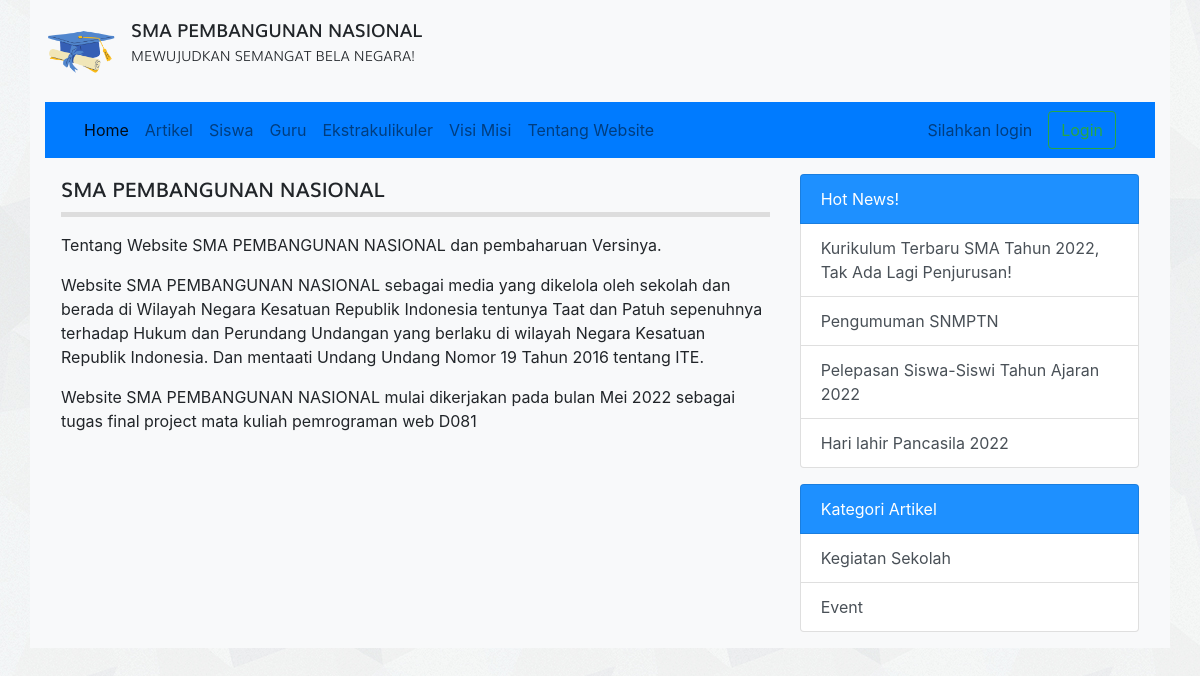
Screenshot of /tentang_website.php with the database file from the repository.
### tables this page shows
CREATE TABLE `tbl_tentang_website` (
  `id` int(11) NOT NULL,
  `tentang_website` text DEFAULT NULL
);

CREATE TABLE `tbl_artikel` (
  `id` int(11) NOT NULL,
  `judul` varchar(255) DEFAULT NULL,
  `isi` text DEFAULT NULL,
  `tanggal` date DEFAULT NULL,
  `foto` varchar(100) DEFAULT NULL,
  `id_kategori` int(11) DEFAULT NULL
);

CREATE TABLE `tbl_kategori_artikel` (
  `id` int(11) NOT NULL,
  `nama_kategori` varchar(30) DEFAULT NULL
);

### tentang_website.php (the view, shortened to what this page needs)
<?php
require_once 'koneksi.php';
$query = mysqli_query($koneksi, "SELECT * FROM tbl_tentang_website WHERE id = 1");
$tentang_website = mysqli_fetch_assoc($query);
?>
<!DOCTYPE html>
<html>
<head>
	<link rel="stylesheet" href="resources/fonts/stylesheet.css">
	<link rel="stylesheet" href="resources/css/bootstrap.min.css">
	<link rel="stylesheet" href="resources/css/style.css">
</head>
<body>
	<div class="container bg-light">
		<div class="logo clearfix">
			<div class="float-left mt-3 mb-3">
				<img src="resources/images/logo.png" alt="Logo Sekolah" width="70px" class="float-left mr-3">
				<div class="text float-right">
					<span class="sma">SMA PEMBANGUNAN NASIONAL</span><br>
					<span class="visi">MEWUJUDKAN SEMANGAT BELA NEGARA!</span>
				</div>
			</div>
		</div>
		<?php require_once 'navbar.php'; ?>
		<div class="row p-3">
			<div class="col-md-8">
				<div class="title mb-3">
					SMA PEMBANGUNAN NASIONAL
				</div>
				<div class="artikel">
					<?= $tentang_website['tentang_website'] ?>
				</div>
			</div>
			<?php require_once 'sidebar.php'; ?>
		</div>
	</div>
</body>
</html>

### sidebar.php
<?php
$query_artikel_terbaru = mysqli_query($koneksi, "SELECT * FROM tbl_artikel ORDER BY tanggal ASC LIMIT 4");
$query_kategori_artikel= mysqli_query($koneksi, "SELECT * FROM tbl_kategori_artikel LIMIT 4");
?>
<div class="col-sm-4">
	<div class="list-group">
		<span class="list-group-item text-white" style="background-color: #1E90FF">Hot News!</span>
		<?php while($artikel_terbaru = mysqli_fetch_assoc($query_artikel_terbaru)) : ?>
			<a href="detail_artikel.php?id=<?= $artikel_terbaru['id'] ?>" class="list-group-item list-group-item-action"><?= $artikel_terbaru['judul'] ?></a>
		<?php endwhile; ?>
	</div>
	<div class="list-group">
		<span class="list-group-item text-white mt-3" style="background-color: #1E90FF">Kategori Artikel</span>
		<?php while($kategori_artikel = mysqli_fetch_assoc($query_kategori_artikel)) : ?>
			<a href="kategori.php?id=<?= $kategori_artikel['id'] ?>" class="list-group-item list-group-item-action"><?= $kategori_artikel['nama_kategori'] ?></a>
		<?php endwhile; ?>
	</div>
</div>

### resources/css/style.css (style rules this page uses)
body { background-image: url('../images/bg_all.jpg'); }
.sma { font-family: 'mulisemibold'; font-size: 18px; }
.visi { font-family: 'mulilight'; font-size: 14px; }
.title { font-family: 'mulisemibold'; font-size: 20px; padding-bottom: 7.5px; border-bottom: 5px solid #ddd }

### rows the page displays
tbl_tentang_website: tentang_website "Tentang Website SMA PEMBANGUNAN NASIONAL dan pembaharuan Versinya. Website SMA PEMBANGUNAN NASIONAL sebagai media yang dikelola oleh sekolah dan berada di Wilayah Negara Kesatuan Republik Indonesia tentunya Taat dan Patuh sepenuhnya terhadap Hukum dan Perundang Undangan yang berlaku di wilayah Negara Kesatuan Republik Indonesia. Dan mentaati Undang Undang Nomor 19 Tahun 2016 tentang ITE. Website SMA PEMBANGUNAN NASIONAL mulai dikerjakan pada bulan Mei 2022 sebagai tugas final project mata kuliah pemrograman web D081"
tbl_artikel: judul "Kurikulum Terbaru SMA Tahun 2022, Tak Ada Lagi Penjurusan!"
tbl_artikel: judul "Pengumuman SNMPTN"
tbl_artikel: judul "Pelepasan Siswa-Siswi Tahun Ajaran 2022"
tbl_artikel: judul "Hari lahir Pancasila 2022"
tbl_kategori_artikel: nama_kategori "Kegiatan Sekolah"
tbl_kategori_artikel: nama_kategori "Event"
